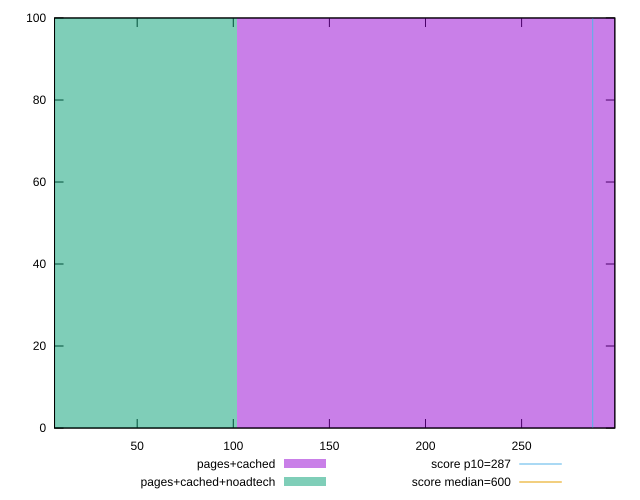

Write gnuplot code to recreate this figure.
reset

$pagesCached <<EOF
204.1962349255586 100
EOF

$pagesCachedNoadtech <<EOF
0 100
EOF

set key outside below
set boxwidth 204.1962349255586
set xrange [7:298.4999999999991]
set yrange [0:100]
set trange [0:100]
set style fill transparent solid 0.5 noborder

set parametric
set terminal svg size 640, 500 enhanced background rgb 'white'
set output "report_00018_2021-02-10T15-25-16.877Z/total-blocking-time/comparison/histogram/1_vs_2.svg"

plot $pagesCached title "pages+cached" with boxes, \
     $pagesCachedNoadtech title "pages+cached+noadtech" with boxes, \
     287,t title "score p10=287", \
     600,t title "score median=600"

reset
